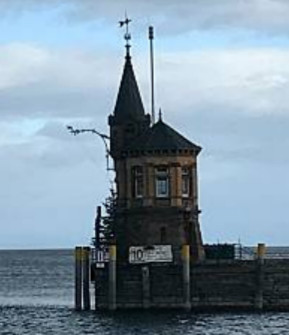
#> input picture sources/0923/ch15/lake.jpg, 289 x 335 px
$ python ch15_8.py
#> lines starting #> are read from the running program, lines starting #| are printed output that depends on the picture; after the words box and inside, x2 and y2 are one past the last pixel; in counts of white or black regions, pixels touching at a corner belong together
# ch15_8.py
import cv2

src = cv2.imread("lake.jpg")
#> src is the input picture: shape (335, 289, 3); mean B, G, R 161.7, 146.7, 126.6
cv2.imshow("src",src)                               # 顯示原始影像

src_gray = cv2.cvtColor(src,cv2.COLOR_BGR2GRAY)     # 影像轉成灰階
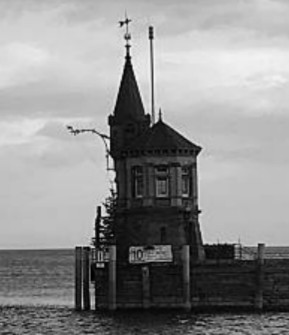
#> src_gray: shape (335, 289); min 0, max 246, mean 142.4
# 二值化處理影像
ret, dst_binary = cv2.threshold(src_gray,150,255,cv2.THRESH_BINARY)
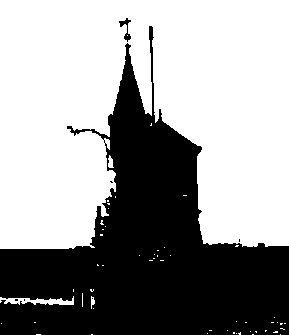
#> dst_binary: shape (335, 289); 60.6% white; 7 black regions (5 under 20 px)
cv2.imshow("binary",dst_binary)                     # 顯示二值化影像
# 找尋影像內的輪廓
contours, hierarchy = cv2.findContours(dst_binary,
                      cv2.RETR_LIST,
                      cv2.CHAIN_APPROX_SIMPLE)
#> contours = 62 contours, 58 with area under 20; largest, box (x1, y1, x2, y2) and area: (0, 0, 289, 249) 57345, (0, 296, 74, 305) 268, (118, 17, 132, 43) 133, (108, 155, 114, 168) 36
dst = cv2.drawContours(src,contours,-1,(0,255,0),2) # 繪製圖形輪廓
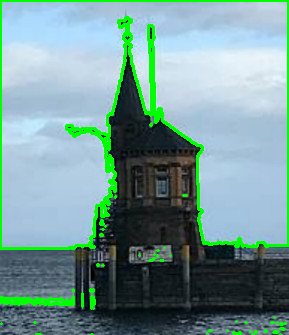
#> dst: shape (335, 289, 3); mean B, G, R 149.3, 152.2, 116.7
cv2.imshow("result",dst)                            # 顯示結果影像

cv2.waitKey(0)
cv2.destroyAllWindows()
